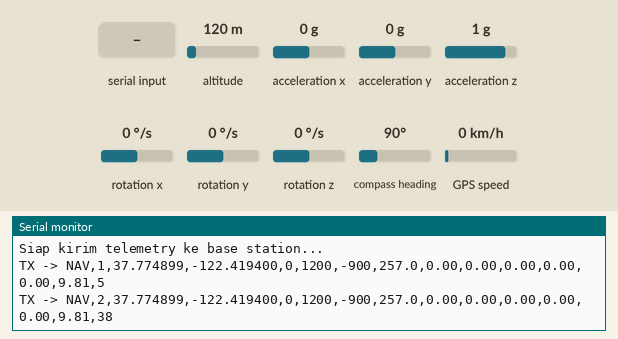
Bench run of a sketch on a simulated Arduino Mega 2560, built with avr-gcc and run on an emulated ATmega2560. Parts: the last lines printed to the serial monitor. The inputs (shaded band) are chosen by the test bench; at power-on: altitude 120 m, acceleration x 0 g, acceleration y 0 g, acceleration z 1 g, rotation x 0 °/s, rotation y 0 °/s, rotation z 0 °/s, compass heading 90°, GPS speed 0 km/h. The GPS gets a fix after 3 s at 37.7749, -122.4194 with 8 satellites; no radio packets arrive unless stated.

Above: at 6.2 s.
6.3 s: altitude set to 20 m
At 6.93 s:
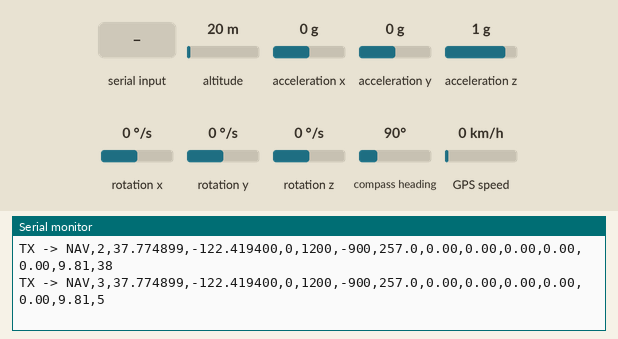
7.8 s: acceleration x set to -1.4 g
At 7.94 s:
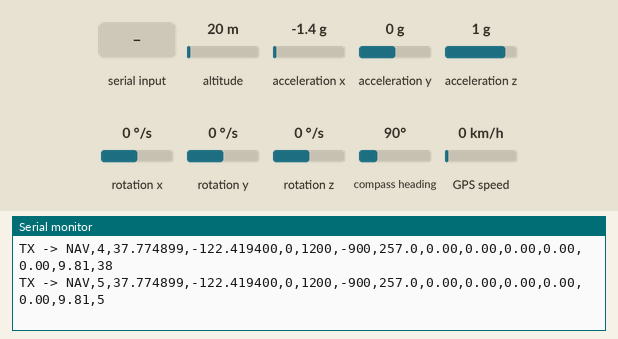
9.3 s: "1" received over the second serial link
At 10.5 s:
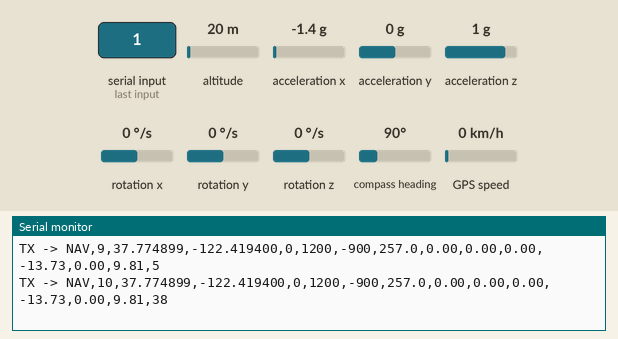
10.8 s: acceleration y set to -1.4 g
At 10.94 s:
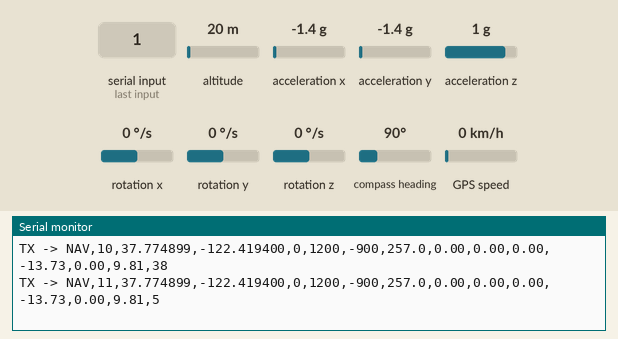
12.3 s: acceleration z set to -1.4 g
At 12.3 s:
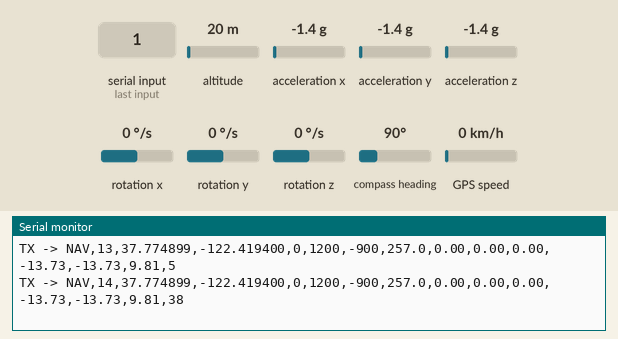
13.8 s: "0" received over the second serial link
At 15.1 s:
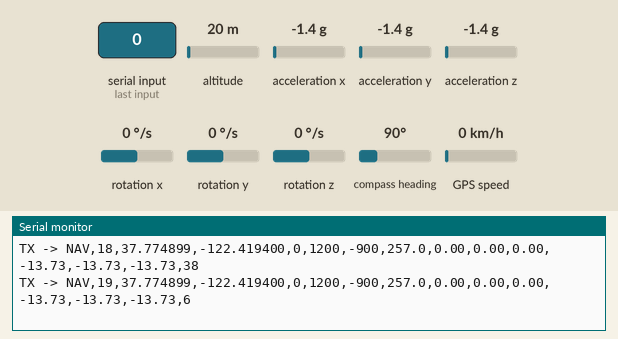
Timing chart, 0 to 16.3 s (numbered marks = the images above; inputs shaded):
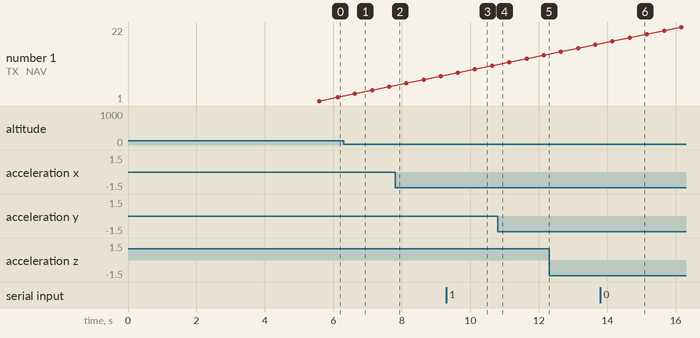

Measured:
- after the input at 9.3 s, the serial monitor: prints a new line after 0.84 s (image 3)
- after the input at 13.8 s, the serial monitor: prints a new line after 0.85 s (image 6)

The sketch:

TransmitMappiGPS.ino
```cpp
/*
  =====================================================================
   LoRa Robot Telemetry - TRANSMITTER (di ROBOT)
   Board  : Arduino Mega 2560
   Modul  : RFM9x (LoRa 915MHz, SPI) + GPS M10G (UBX config, UART) +
            QMC5883L (Compass, I2C) + MPU6050 (IMU, I2C, library
            Jeff Rowberg / Electronic Cats - SAMA seperti program
            "GPS + Compass + IMU" kamu, bukan library Adafruit)

   Sketch ini = penggabungan:
     - Logic baca sensor dari program "GPS + Compass + IMU" (GPS UBX
       config, QMC5883L compass, MPU6050 raw + kalibrasi gyro Z)
     - Logic kirim LoRa dari sketch TX sebelumnya (RFM9x, RST=10,
       DIO0=9, SS=53)

   Bedanya dengan versi lama: heading dari GPS course diganti heading
   dari COMPASS (QMC5883L), karena itu yang dipakai di program
   "paling kanan" itu. GPS cuma dipakai buat lat/lon (cog & speed
   di source aslinya memang di-comment, jadi tidak dikirim).

   Format paket LoRa (dikirim ke base station):
     NAV,seq,lat,lon,mx,my,mz,heading,gx,gy,gz,ax,ay,az,dt

   ---------------------------------------------------------------
   WIRING:

   RFM9x -> Arduino Mega (SPI hardware Mega: SCK=52, MISO=50, MOSI=51,
            pin ini FIXED; hanya CS/RST/DIO0 yang bebas dipilih)
     RFM9x VIN  -> 3V3
     RFM9x GND  -> GND
     RFM9x SCK  -> 52
     RFM9x MISO -> 50
     RFM9x MOSI -> 51
     RFM9x NSS  -> 53
     RFM9x RST  -> 10
     RFM9x DIO0 -> 9

   GPS M10G -> Arduino Mega
     GPS TX -> Mega RX1 (pin 19)
     GPS RX -> Mega TX1 (pin 18)

   QMC5883L (Compass) + MPU6050 (IMU) -> satu bus I2C Mega
     SDA -> pin 20
     SCL -> pin 21
  =====================================================================
*/

#include <SPI.h>
#include <LoRa.h>
#include <Wire.h>
#include <TinyGPS++.h>
#include <QMC5883LCompass.h>
#include <MPU6050.h>

// ---------------- LoRa pin & radio config ----------------
#define LORA_SS   53
#define LORA_RST  10
#define LORA_DIO0 9

#define LORA_FREQ      915E6
#define LORA_SF        9
#define LORA_BW        125E3
#define LORA_CR        5
#define LORA_TXPOWER   17
#define LORA_SYNCWORD  0xF3

// interval kirim paket lewat LoRa (ms). Jangan terlalu cepat karena
// airtime SF9 lumayan lama untuk paket sepanjang ini.
#define SEND_INTERVAL_MS 500

TinyGPSPlus gps;
QMC5883LCompass compass;
MPU6050 mpu;

float gyro_z_offset = 0.0;
unsigned long last_time  = 0;
unsigned long lastSendMs = 0;
uint32_t seq = 0;

// ---------------- UBX helper (config GPS M10G) ----------------
void sendUBX(HardwareSerial &port, uint8_t cls, uint8_t id,
             const uint8_t* payload, uint16_t len) {
  uint8_t ckA = 0, ckB = 0;
  port.write(0xB5);
  port.write(0x62);
  auto ck = [&](uint8_t b) {
    port.write(b); ckA += b; ckB += ckA;
  };
  ck(cls); ck(id);
  ck(len & 0xFF); ck(len >> 8);
  for (uint16_t i = 0; i < len; i++) ck(payload[i]);
  port.write(ckA);
  port.write(ckB);
}

void configureGPS() {
  Serial1.begin(115200);
  delay(100);

  uint8_t cfgPrt[20] = {
    0x01, 0x00, 0x00, 0x00,
    0xC0, 0x08, 0x00, 0x00,
    0x80, 0x25, 0x00, 0x00,  // 9600 baud
    0x01, 0x00,
    0x02, 0x00,
    0x00, 0x00, 0x00, 0x00
  };
  sendUBX(Serial1, 0x06, 0x00, cfgPrt, sizeof(cfgPrt));
  Serial1.flush();
  delay(500);
  Serial1.end();
  delay(100);
  Serial1.begin(9600);
  delay(100);

  uint8_t enGGA[8] = {0xF0, 0x00, 0x00, 0x01, 0x00, 0x00, 0x00, 0x00};
  sendUBX(Serial1, 0x06, 0x01, enGGA, sizeof(enGGA));
  delay(50);

  uint8_t enRMC[8] = {0xF0, 0x04, 0x00, 0x01, 0x00, 0x00, 0x00, 0x00};
  sendUBX(Serial1, 0x06, 0x01, enRMC, sizeof(enRMC));
  delay(50);

  uint8_t disGSV[8] = {0xF0, 0x03, 0x00, 0x00, 0x00, 0x00, 0x00, 0x00};
  sendUBX(Serial1, 0x06, 0x01, disGSV, sizeof(disGSV));
  delay(50);

  uint8_t cfgRate[6] = {
    0xC8, 0x00,  // measRate = 200ms -> 5Hz
    0x01, 0x00,
    0x01, 0x00
  };
  sendUBX(Serial1, 0x06, 0x08, cfgRate, sizeof(cfgRate));
  delay(50);

  Serial.println(F("[OK] GPS: NMEA, 9600 baud, 5Hz"));
}

void calibrateGyro() {
  Serial.println(F("Kalibrasi gyro, JANGAN DIGERAKIN dulu..."));
  long sum = 0;
  for (int i = 0; i < 500; i++) {
    int16_t gx, gy, gz;
    mpu.getRotation(&gx, &gy, &gz);
    sum += gz;
    delay(5);
  }
  gyro_z_offset = sum / 500.0;
  Serial.println(F("Kalibrasi gyro selesai."));
}

void setup() {
  Serial.begin(115200);
  delay(500);
  Serial.println(F("=== LoRa TX (ROBOT) - GPS + Compass + IMU ==="));

  // ---- Init LoRa ----
  LoRa.setPins(LORA_SS, LORA_RST, LORA_DIO0);
  while (!LoRa.begin(LORA_FREQ)) {
    Serial.println(F("LoRa init gagal, coba lagi..."));
    delay(500);
  }
  LoRa.setSpreadingFactor(LORA_SF);
  LoRa.setSignalBandwidth(LORA_BW);
  LoRa.setCodingRate4(LORA_CR);
  LoRa.setSyncWord(LORA_SYNCWORD);
  LoRa.setTxPower(LORA_TXPOWER);
  Serial.println(F("LoRa OK."));

  // ---- Init GPS ----
  configureGPS();

  // ---- Init I2C, Compass, IMU ----
  Wire.begin();

  compass.init();
  // TODO: ganti angka kalibrasi ini sesuai hasil kalibrasi compass kamu sendiri
  compass.setCalibrationOffsets(1260.00, -634.00, -226.00);
  compass.setCalibrationScales(0.72, 0.74, 3.84);
  Serial.println(F("[OK] Compass siap"));

  mpu.initialize();
  if (mpu.testConnection()) {
    Serial.println(F("[OK] MPU6050 terdeteksi"));
  } else {
    Serial.println(F("[ERR] MPU6050 tidak terdeteksi! Cek wiring SDA/SCL."));
  }

  calibrateGyro();
  last_time  = millis();
  lastSendMs = millis();

  Serial.println(F("Siap kirim telemetry ke base station..."));
}

void loop() {
  // ---- Baca GPS terus-menerus ----
  while (Serial1.available() > 0) {
    gps.encode(Serial1.read());
  }

  // ---- Baca compass ----
  compass.read();
  int mx = compass.getX();
  int my = compass.getY();
  int mz = compass.getZ();
  int heading_raw_val = compass.getAzimuth();
  int compass_offset  = -13;
  float heading = (360 - heading_raw_val + compass_offset + 360) % 360;

  // ---- Baca IMU ----
  int16_t gx_r, gy_r, gz_r;
  int16_t ax_r, ay_r, az_r;
  mpu.getMotion6(&ax_r, &ay_r, &az_r, &gx_r, &gy_r, &gz_r);

  float gx_degs = gx_r / 131.0;
  float gy_degs = gy_r / 131.0;
  float gz_degs = (gz_r - gyro_z_offset) / 131.0;

  float ax_ms2 = ax_r / 16384.0 * 9.81;
  float ay_ms2 = ay_r / 16384.0 * 9.81;
  float az_ms2 = az_r / 16384.0 * 9.81;

  unsigned long now_ms = millis();
  unsigned long dt_ms  = now_ms - last_time;
  last_time = now_ms;

  float lat = 0.0, lon = 0.0;
  if (gps.location.isValid()) {
    lat = gps.location.lat();
    lon = gps.location.lng();
  }

  // ---- Kirim lewat LoRa tiap SEND_INTERVAL_MS ----
  if (millis() - lastSendMs >= SEND_INTERVAL_MS) {
    lastSendMs = millis();
    seq++;

    // NAV,seq,lat,lon,mx,my,mz,heading,gx,gy,gz,ax,ay,az,dt
    String pkt = "NAV,";
    pkt += seq;                    pkt += ",";
    pkt += String(lat, 6);         pkt += ",";
    pkt += String(lon, 6);         pkt += ",";
    pkt += mx;                     pkt += ",";
    pkt += my;                     pkt += ",";
    pkt += mz;                     pkt += ",";
    pkt += String(heading, 1);     pkt += ",";
    pkt += String(gx_degs, 2);     pkt += ",";
    pkt += String(gy_degs, 2);     pkt += ",";
    pkt += String(gz_degs, 2);     pkt += ",";
    pkt += String(ax_ms2, 2);      pkt += ",";
    pkt += String(ay_ms2, 2);      pkt += ",";
    pkt += String(az_ms2, 2);      pkt += ",";
    pkt += dt_ms;

    LoRa.beginPacket();
    LoRa.print(pkt);
    LoRa.endPacket();

    Serial.print(F("TX -> "));
    Serial.println(pkt);
  }
}
```
